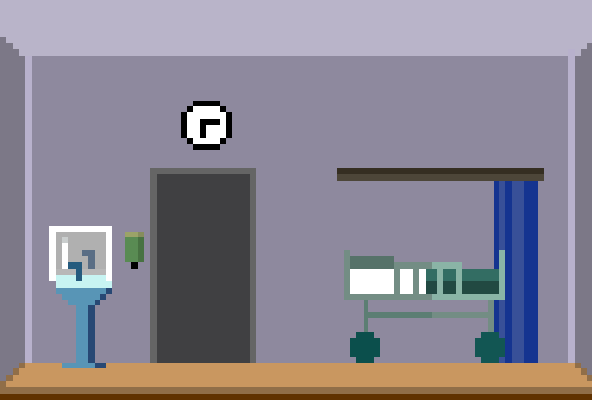

Below is a game level as drawn by its tile map, then a one-line description and the .tmx that defines it (tile-layer data replaced by summaries):
An orthogonal 37x25 tile map with 16x16 px tiles, 1 tile layer (tiles) and 2 objects.

<map version="1.2" tiledversion="1.3.4" orientation="orthogonal" renderorder="left-up" width="37" height="25" tilewidth="16" tileheight="16" infinite="0" nextlayerid="4" nextobjectid="3">
 <tileset firstgid="1" source="Hospital.tsx" />
 <layer id="1" name="tiles" width="37" height="25">
  <data>[925 cells, 925 non-empty, 925 distinct tile ids]</data>
 </layer>
 <objectgroup id="2" name="ground" offsetx="18" offsety="-46.6667">
  <object id="2" x="32" y="362">
   <polyline points="-16.6667,2 536,1.33333 535.333,-328" />
  </object>
 </objectgroup>
 <objectgroup id="3" name="bounds" offsetx="16.6667" offsety="-56">
  <object id="1" x="32" y="56">
   <polyline points="-0.666667,325.333 0,0 535.333,0" />
  </object>
 </objectgroup>
</map>